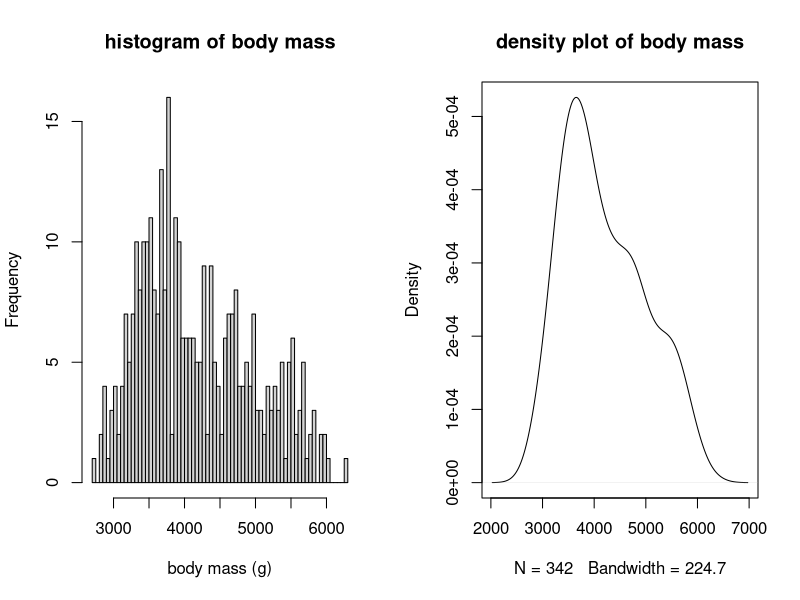
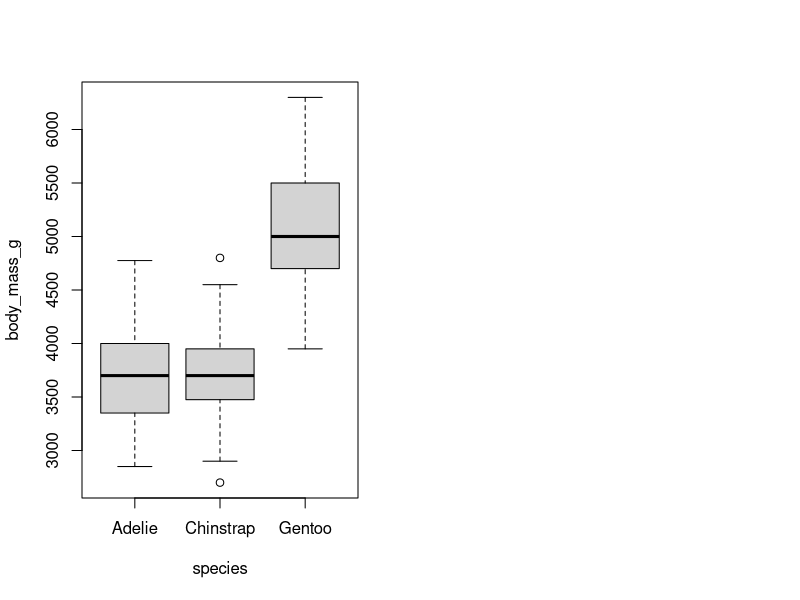
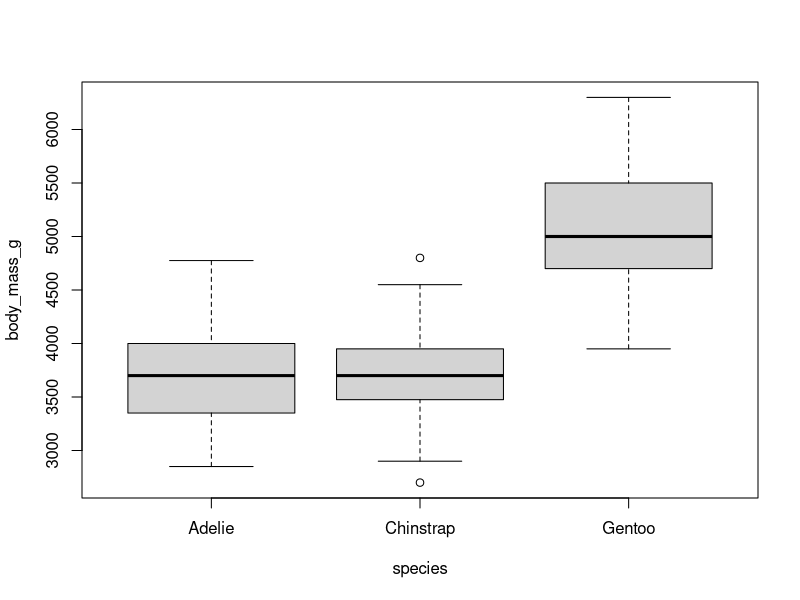
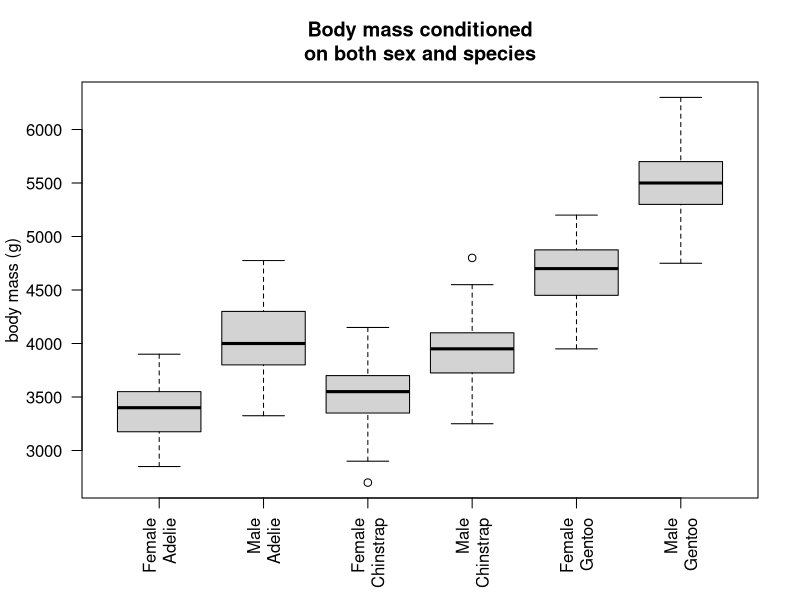

The R source for these figures, in order:
install.packages("palmerpenguins")
install.packages("here")
require(palmerpenguins)
require(here)
penguins = data.frame(penguins)
#T-test compared to 0
t.test(subset(penguins, species == "Gentoo")$flipper_length_mm)
#T-test compared to 218mm
t.test(x = subset(penguins, species == "Gentoo")$flipper_length_mm, mu = 218)
#T-test smaller than 218 mm:
t.test(
  x = subset(penguins, species == "Gentoo")$flipper_length_mm,
  mu = 218,
  alternative = "less"
)
#T-test flipper lengths of two species:
t.test(flipper_length_mm ~ species, data = subset(penguins, species != "Chinstrap"))
#histogram & density plot
par(mfrow = c(1, 2))
hist(penguins$body_mass_g, breaks = 80, main = "histogram of body mass", xlab = "body mass (g)")
plot(density(penguins$body_mass_g, na.rm = TRUE), main = "density plot of body mass")
#Conditional boxplots 
require(palmerpenguins)
boxplot(body_mass_g ~ species, data = penguins)
#test whether within-group data are normally-distributed
#Extract the measurements for each species.
dat_chinstrap = subset(penguins, species == "Chinstrap")
#Calculate the mean body mass for each species.
mean(dat_chinstrap$body_mass_g, na.rm = TRUE)
#Conduct Shapiro tests on each species’ body mass
#Shapiro test null hypothesis: “The data are drawn from a normally-distributed population.”
shapiro.test(dat_chinstrap$body_mass_g)
#aggregate mass
aggregate(body_mass_g ~ species, data = penguins, FUN = mean)
#aggregate Shapiro test
aggregate(
  body_mass_g ~ species,
  data = penguins,
  FUN = function(x) shapiro.test(x)$p.value)
#Fit a linear model
fit_species = lm(body_mass_g ~ species, data = penguins)
#ANOVA (incls table)
anova(fit_species)
#Two-Way Additive model.
par(mfrow = c(1,1))
boxplot(body_mass_g ~ species, data = penguins)
#Fit a 2-way, additive model.
fit_additive = lm(body_mass_g ~ sex + species, data = penguins)
#Two-Way interactive (factorial) ANOVA
fit_interactive = lm(body_mass_g ~ sex * species, data = penguins)
anova(fit_interactive)
#Simple Linear Regression: Penguin Bills and Body Mass
lm(bill_length_mm ~ body_mass_g, data = penguins)

#Questions
#Q1
boxplot(body_mass_g ~ sex * species, data = penguins, main = "Body mass conditioned\non both sex and species", xlab =" ", ylab = "body mass (g)", las = 2,
        names = c("Female\nAdelie", "Male\nAdelie","Female\nChinstrap","Male\nChinstrap","Female\nGentoo", "Male\nGentoo"))
#Q4
fit_both=lm(body_mass_g ~ sex * species, data = penguins)
summary(fit_both)
#Q8
aggregate(body_mass_g ~ sex * species, data = penguins, FUN = mean)

